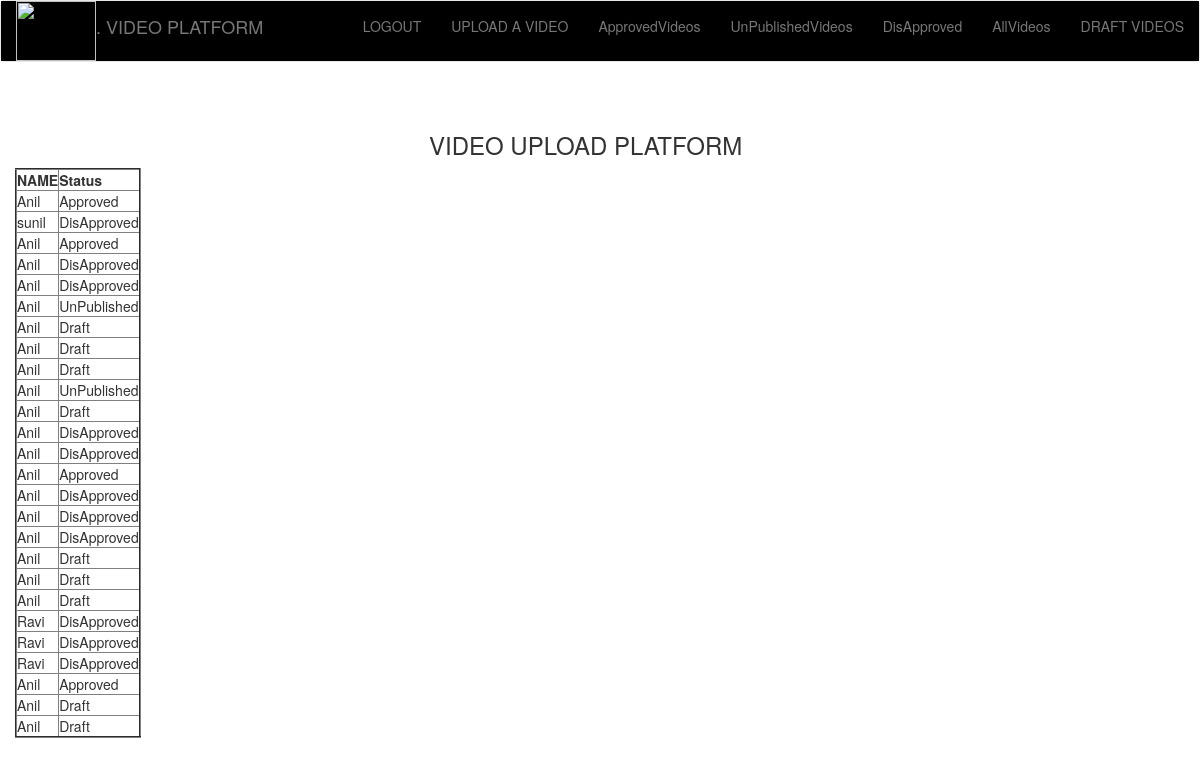
/allVideos/ (signed in), run on an earlier commit of the app's database.
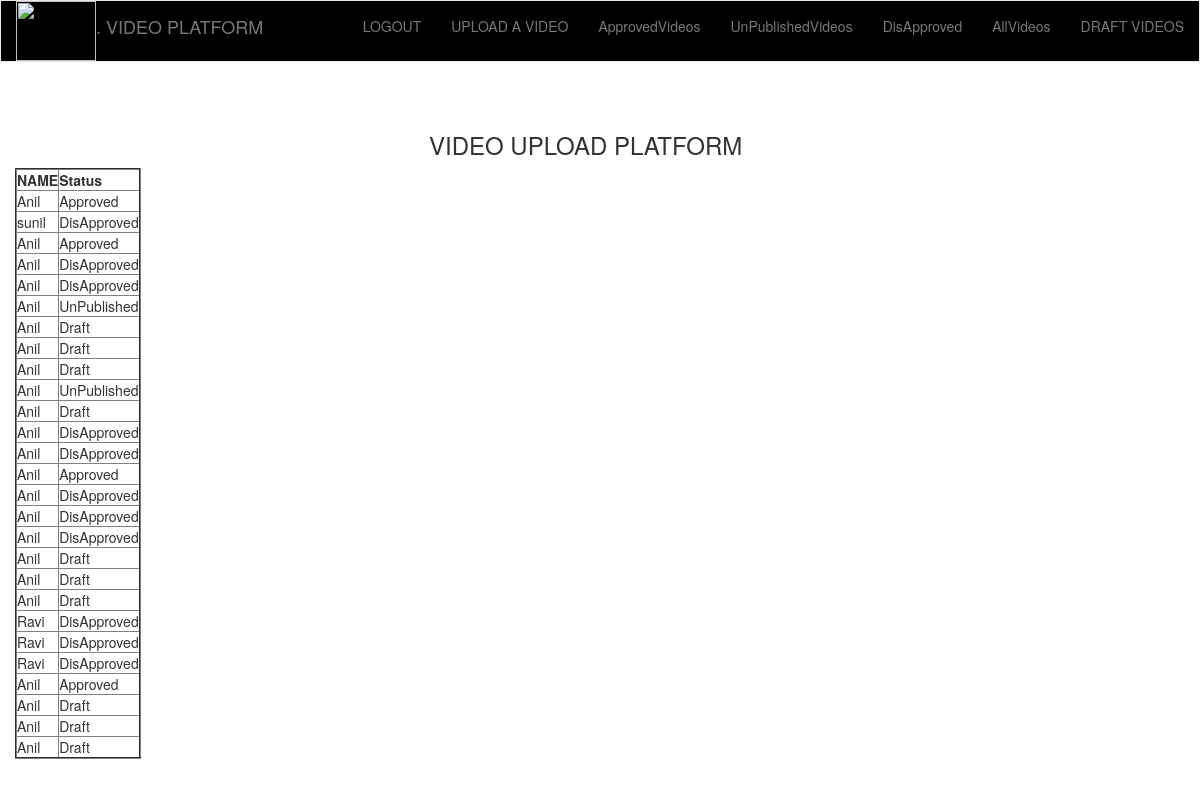
And on a later commit of the database.
### core/models.py (models this page shows, shortened)
class Document(models.Model):
    statuses = [("Draft","Draft"),("Approved", "Approved"),("DisApproved","DisApproved"),("UnPublished","UnPublished")]
    uploaded_at = models.DateTimeField(auto_now_add=True)
    upload = models.FileField(storage=MediaStorage())
    name = models.CharField(max_length=50)
    number = models.CharField(max_length=50)
    email = models.CharField(max_length=50)
    created_by = models.ForeignKey(User, on_delete=models.PROTECT,
                blank=True, null=True)
    status = models.CharField(max_length=20, choices=statuses, default="Draft")
    s3_bucket_url = models.CharField(max_length=1000, default="")
    dis_approve_reason = models.CharField(max_length=250, default="")
    unpublish_reason = models.CharField(max_length=250, default="")

### core/views.py (the view)
# urls.py: path("allVideos/", views.allVideos),
@login_required
def allVideos(request):
    videos = Document.objects.all()
    return render(request, "allvideos.html", {"videos": videos})

### core/templates/allVideos.html
{% extends "layout.html" %}
{% block content%}
<div class="row">
    <table border="2">
        <tr>
            <th>NAME</th>
            <th>Status</th>
        </tr>
        {% for video in videos%}
        <tr>
            <td>{{ video.name }}</td>
            <td>{{ video.status }}</td>
        </tr>
        {% endfor %}
    </table>
</div>
{% endblock %}

What changed in the data, as far as the page shows it:
added Document: name "Anil", status "Draft"
